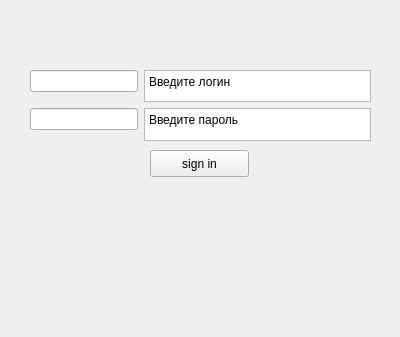
<?xml version="1.0" encoding="UTF-8"?>
<ui version="4.0">
 <class>Login</class>
 <widget class="QWidget" name="Login">
  <property name="geometry">
   <rect>
    <x>0</x>
    <y>0</y>
    <width>400</width>
    <height>337</height>
   </rect>
  </property>
  <property name="windowTitle">
   <string>Form</string>
  </property>
  <widget class="QWidget" name="formLayoutWidget">
   <property name="geometry">
    <rect>
     <x>30</x>
     <y>70</y>
     <width>341</width>
     <height>71</height>
    </rect>
   </property>
   <layout class="QFormLayout" name="formLayout">
    <item row="0" column="0">
     <widget class="QLineEdit" name="login"/>
    </item>
    <item row="2" column="0">
     <widget class="QLineEdit" name="password"/>
    </item>
    <item row="2" column="1">
     <widget class="QPlainTextEdit" name="plainTextEdit_2">
      <property name="plainText">
       <string>Введите пароль</string>
      </property>
     </widget>
    </item>
    <item row="0" column="1">
     <widget class="QPlainTextEdit" name="plainTextEdit">
      <property name="plainText">
       <string>Введите логин</string>
      </property>
     </widget>
    </item>
   </layout>
  </widget>
  <widget class="QPushButton" name="sign_in">
   <property name="geometry">
    <rect>
     <x>150</x>
     <y>150</y>
     <width>99</width>
     <height>27</height>
    </rect>
   </property>
   <property name="text">
    <string>sign in</string>
   </property>
  </widget>
 </widget>
 <resources/>
 <connections/>
</ui>
